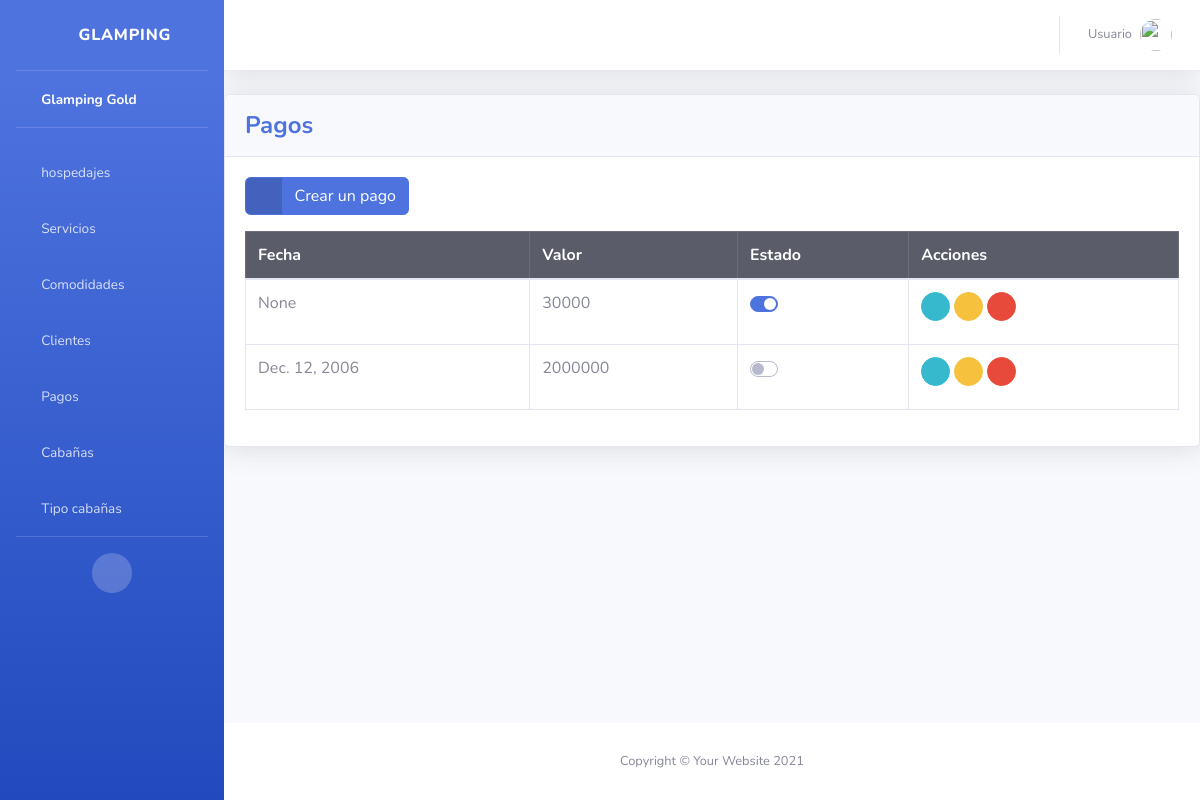
/pagos/, run on an earlier commit of the app's database.
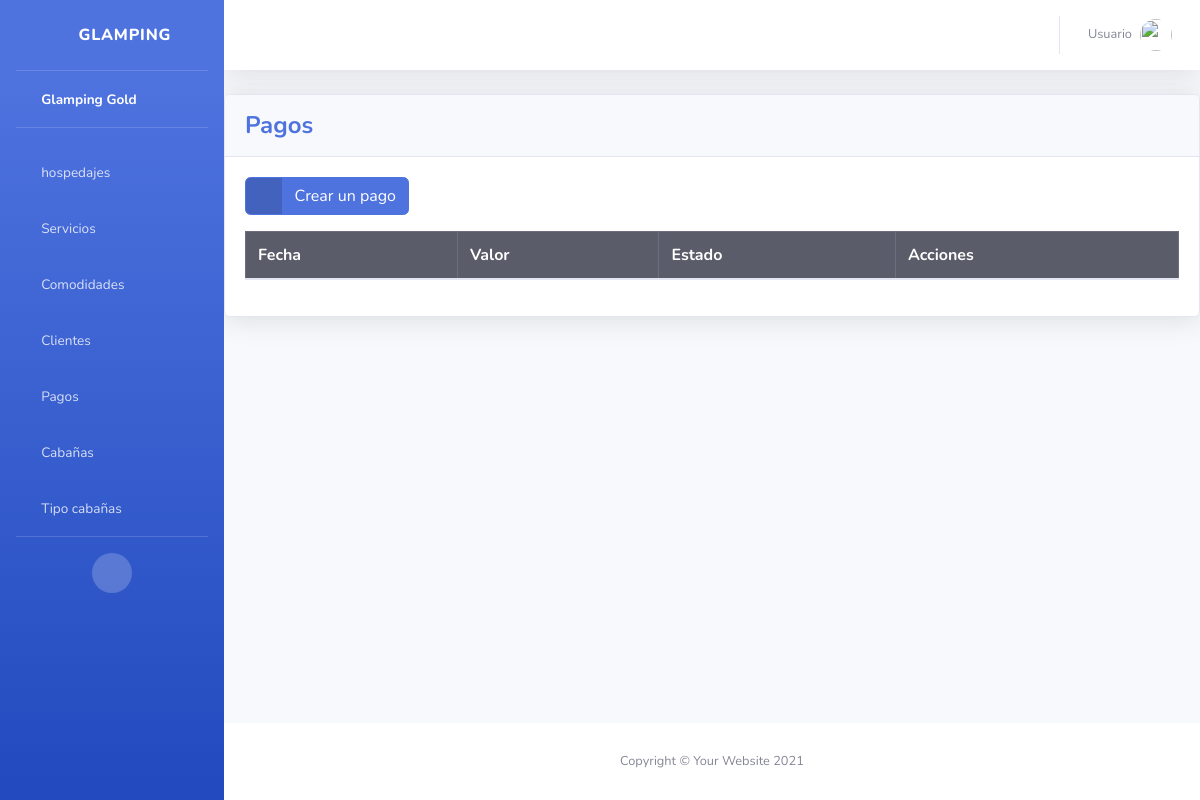
And on a later commit of the database.
### pagos/models.py (models this page shows)
class Pago(models.Model):
    fecha = models.DateField()
    valor = models.IntegerField()
    status = models.BooleanField(default=True)

### pagos/views.py (the view)
# urls.py: path('pagos/', include('pagos.urls')),
def pagos(request):
    pagos_list = Pago.objects.all()
    return render(request, 'pagos/index.html', {'pagos_list': pagos_list})

### templates/pagos/index.html (shortened to what this page needs)
{% extends 'base.html' %}
{% block content %}
<div class="card shadow mb-4">
    <div class="card-header py-3">
        <h4 class="m-0 font-weight-bold text-primary">Pagos</h4>
    </div>
    <div class="card-body">
        <div class="table-responsive">
            <a href="{% url 'create_pago' %}" class="btn btn-primary btn-icon-split mb-3">
                <span class="icon text-white-50">
                  <i class="fas fa-plus"></i>
              </span>
              <span class="text">Crear un pago</span>
            </a>
            <table class="table table-bordered" id="dataTable" width="100%" cellspacing="0">
                <thead class="table-dark">
                    <tr>
                        <th>Fecha</th>
                        <th>Valor</th>
                        <th>Estado</th>
                        <th>Acciones</th>
                    </tr>
                </thead>
                <tbody>
                    {% for pago in pagos_list %}
                    <tr>
                    <td>{{ pago.fecha }}</td>
                    <td>{{ pago.valor }}</td>
                    <td>
                        <form action="" method="POST">
                            <div class="custom-control custom-switch">
                            </div>
                        </form>
                    </td>
                    <td>
                        <a href="" class="btn btn-info btn-circle btn-sm">
                            <i class="fas fa-info-circle"></i>
                        </a>
                        <a href="" class="btn btn-warning btn-circle btn-sm">
                            <i class="fas fa-edit"></i>
                        </a>
                        <a href="" class="btn btn-danger btn-circle btn-sm">
                            <i class="fas fa-trash"></i>
                        </a>
                    </td>
                    </tr>
                    {% endfor %}
                </tbody>
            </table>
        </div>
    </div>
</div>
{%endblock%}

What changed in the data, as far as the page shows it:
removed Pago: fecha "None", valor "30000"
removed Pago: fecha "Dec. 12, 2006", valor "2000000"
